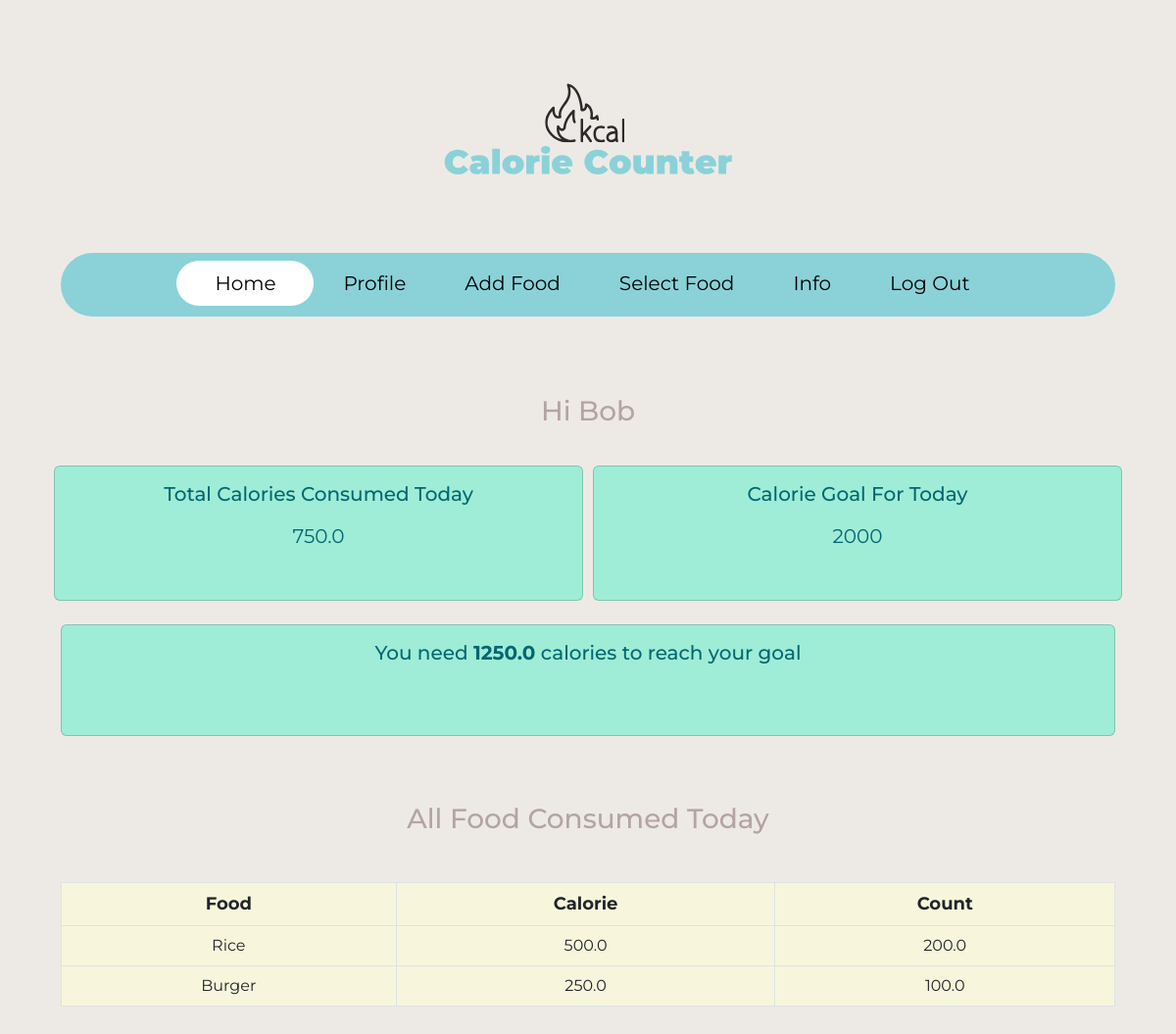
Screenshot of / (signed in) with the database file from the repository.
### counter/models.py (models this page shows, shortened)
class Profile(models.Model):
    person_of = models.ForeignKey(User, null=True, on_delete=models.CASCADE)
    calorie_count = models.FloatField(default=0, null=True, blank=True)
    food_selected = models.ForeignKey(Food, on_delete=models.CASCADE, null=True, blank=True)
    quantity = models.FloatField(default=0)
    total_calorie = models.FloatField(default=0, null=True)
    date = models.DateField(auto_now_add=True)
    calorie_goal = models.PositiveIntegerField(default=0)
    all_food_selected_today = models.ManyToManyField(Food, through='PostFood', related_name='inventory')

class PostFood(models.Model):
    profile = models.ForeignKey(Profile, on_delete=models.CASCADE)
    food = models.ForeignKey(Food, on_delete=models.CASCADE)
    calorie_amount = models.FloatField(default=0, null=True, blank=True)
    amount = models.PositiveIntegerField(default=0)

class Food(models.Model):
    name = models.CharField(max_length=200, null=False)
    quantity = models.PositiveIntegerField(null=False, default=0)
    calorie = models.FloatField(null=False, default=0)
    person_of = models.ForeignKey(User, null=True, on_delete=models.CASCADE)

### counter/views.py (the view)
# urls.py: path('', HomePageView, name='home'),
@login_required(login_url='login')
def HomePageView(request):
    calories = Profile.objects.filter(person_of=request.user).last()
    calorie_goal = calories.calorie_goal
    if date.today() > calories.date:
        profile = Profile.objects.create(person_of=request.user)
        profile.save()
    calories = Profile.objects.filter(person_of=request.user).last()
    all_food_today = PostFood.objects.filter(profile=calories)
    for food in PostFood.objects.filter(profile=calories):
        print(food.food.name)
        print(food.calorie_amount)
        print(food.amount)
    calorie_goal_status = calorie_goal - calories.total_calorie
    over_calorie = 0
    if calorie_goal_status < 0:
        over_calorie = abs(calorie_goal_status)
    context = {
        'total_calorie': calories.total_calorie,
        'calorie_goal': calorie_goal,
        'calorie_goal_status': calorie_goal_status,
        'over_calorie': over_calorie,
        'food_selected_today': all_food_today
    }
    return render(request, 'home.html', context)

### counter/templates/home.html (shortened to what this page needs)
{% extends 'base.html' %}
{% block content %}
<nav id="navbar-primary" class="navbar navbar-expand-lg navbar-default active" role="navigation">
 <div class="container">
            <div class="collapse navbar-collapse" id="resNav">
            <ul class="navbar-nav justify-content-center">
              {% with url_name=request.resolver_match.url_name %}
              <li class="nav-item"><a class="nav-link  {% if url_name == 'home' %} active{% endif %}" href={% url "home" %}>Home</a></li>
              <li class="nav-item"><a class="nav-link {% if url_name == 'profile' %} active{% endif %}" href={% url "profile" %}>Profile</a></li>
              <li class="nav-item"><a class="nav-link {% if url_name == 'add_food' %} active{% endif %}" href={% url "add_food" %}>Add Food</a></li>
              <li class="nav-item"><a class="nav-link {% if url_name == 'select_food' %} active{% endif %}" href={% url "select_food" %}>Select Food</a></li>
              <li class="nav-item"><a class="nav-link {% if url_name == 'general' %} active{% endif %}" href={% url "general" %}>Info</a></li>
              <li class="nav-item"><a class="nav-link {% if url_name == 'logout' %} active{% endif %}" href={% url "logout" %}>Log Out</a></li>
              {% endwith %}
            </ul>
            </div>
 </div>
</nav>
<br>
<br>
<h3 id="username" class="text-center mt-4 headline">Hi {{ request.user }}</h3>
<div class="container mt-2">
  <div class="row">
    <div class="col-lg-6 col-sm-12 item ">
      <div class="card item-card card-block">
        <h5 class="card-title mt-3 mb-3 text-center">Total Calories Consumed Today</h5>
        <p class="card-text text-center">{{ total_calorie }}</p>
    </div>
    </div>
    <div class="col-lg-6 col-sm-12 item">
      <div class="card item-card card-block mt-sm-4 mt-md-4 mt-lg-0">
        <h5 class="card-title  mt-3 mb-3 text-center">Calorie Goal For Today</h5>
        <p class="card-text text-center">{{ calorie_goal }}</p>
  </div>
    </div>
  </div>
</div>
<div class="container mt-4  ">
    <div class="card text-center">
      <div class="card-body">
        <h4  class="card-text">{% if calorie_goal_status > 0 %}
          You need  <strong>{{ calorie_goal_status |floatformat:1 }}</strong> calories to reach your goal
          {% elif calorie_goal == 0 %}
          <a style="color:#026670;" class="cal_goal" href="{% url "profile" %}"> Enter your calorie goal for the day </a>
          {% else %}
          You surpassed your goal by {{ over_calorie }} calories
          {% endif %} </h4>
      </div>
    </div>
</div>
<br>
<br>
<h3 class="headline text-center mt-auto mb-auto">All Food Consumed Today </h3>
<div class="container table-responsive py-5">
<table class="table table-bordered table-hover ">
  <thead class="thead-dark">
    <tr class="text-center">
      <th scope="col">Food</th>
      <th scope="col">Calorie</th>
      <th scope="col">Count</th>
    </tr>
  </thead>
  <tbody>
    {% for food in food_selected_today %}
    <tr class="text-center">
      <td> {{ food.food.name }}</td>
      <td> {{ food.calorie_amount }}</td>
      <td> {{ food.amount }}</td>
    </tr>
    {% endfor %}
  </tbody>
</table>
</div>
{% endblock content %}

### eatwell/static/style.css (style rules this page uses)
body { background-color: #edeae5; padding: 50px; font-family: 'Montserrat', sans-serif; color: #b4a4a1; }
a { text-decoration:none !important; }
#navbar-primary.navbar-default .navbar-nav { width: 100%; text-align: center; background-color: #8ad2d8; border-radius: 100px ; }
#navbar-primary.navbar-default .navbar-nav > li { display: inline-block; float: none; vertical-align: top; padding-top: 8px; padding-bottom: 8px; }
#navbar-primary.navbar-default .navbar-nav > li > a { padding-left: 30px; padding-right: 30px; color:black; font-size: 20px; text-decoration:none; }
ul.navbar-nav .nav-item:after { content: ''; display: block; height: 3px; width: 0; transition: width .5s ease, background-color .5s ease; }
.navbar-nav .nav-item > a.active { width: 140px; background: white ; border-radius: 100px ; color: black; text-align: center; display: block; text-decoration: none; }
#username { padding-top:0px; padding-bottom:30px; }
.item { padding-left:5px; padding-right:5px; }
.card { background-color: #9fedd7; }
.item-card { transition:0.5s; cursor:pointer; }
.card-text { height:80px; font-size: 20px; color: #026670;"; }
.card-title { color:#026670 ; }
.card::before, .card::after { position: absolute; top: 0; right: 0; bottom: 0; left: 0; transform: scale3d(0, 0, 1); transition: transform .3s ease-out 0s; background: rgba(255, 255, 255, 0.1); content: ''; pointer-events: none; }
.card::before { transform-origin: left top; }
.card::after { transform-origin: right bottom; }
th { font-size: 18px; }
.headline { padding-top:20px; }
.table { background-color: #F7F6DC; }

### rows the page displays
Profile: total_calorie "750.0"
PostFood: food.name "Rice", calorie_amount "500.0", amount "200.0"
PostFood: food.name "Burger", calorie_amount "250.0", amount "100.0"

### other values shown
{{ request.user }} "Bob"
{{ calorie_goal }} "2000"
{{ calorie_goal_status |floatformat:1 }} "1250.0"
